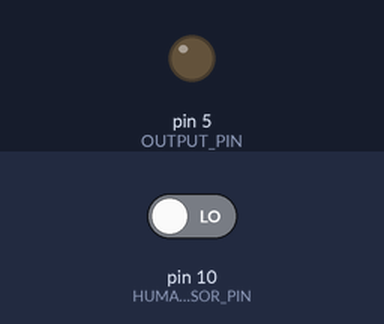
Bench run of a sketch on a simulated Arduino Uno, built with avr-gcc and run on an emulated ATmega328P. Shown: output pins drawn as LEDs (lit = HIGH). The inputs (shaded band) are chosen by the test bench; at power-on: pin 10 (HUMAN_SENSOR_PIN) LOW. What the sketch prints to the serial monitor is not drawn.

Above: at 2.8 s.
2.9 s: pin 10 (HUMAN_SENSOR_PIN) driven HIGH
At 3.3 s:
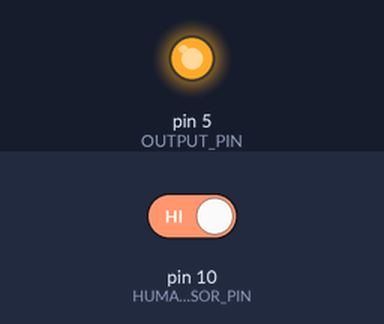
4.5 s: pin 10 (HUMAN_SENSOR_PIN) driven LOW
At 6.2 s:
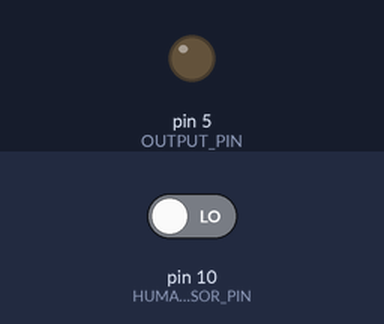
Timing chart, 0 to 7.7 s (numbered marks = the images above; inputs shaded):
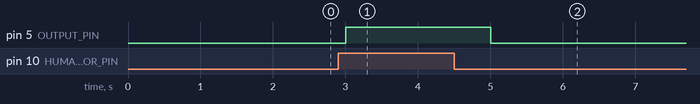

Measured:
- after the input at 2.9 s, pin 5 (OUTPUT_PIN): LOW → HIGH after 0.10 s
- after the input at 4.5 s, pin 5 (OUTPUT_PIN): HIGH → LOW after 0.51 s

The sketch:

c3_pir_v2.ino
```cpp
// 引脚定义
#define HUMAN_SENSOR_PIN  10  // 人体传感器输入引脚改为GPIO10
#define OUTPUT_PIN        5   // 控制输出引脚GPIO5

// 计时变量
bool isHumanDetected = false;

void setup() {
  Serial.begin(115200);
  pinMode(HUMAN_SENSOR_PIN, INPUT);
  pinMode(OUTPUT_PIN, OUTPUT);

  // 初始输出低电平
  digitalWrite(OUTPUT_PIN, LOW);
}

void loop() {
  Serial.println("");
  int sensorVal = digitalRead(HUMAN_SENSOR_PIN);
  Serial.print(">>> PIR检测的值为:");
  Serial.println(sensorVal);

  // 检测到有人
  if (sensorVal == HIGH) {
    Serial.println("高电平...");
    isHumanDetected = true;
    digitalWrite(OUTPUT_PIN, HIGH);
  }
  else { // 无人状态判断延时
    Serial.println("低电平，");
    if (isHumanDetected) {
      // 已经离开超过5秒
      Serial.println("低电平111111111......");
      digitalWrite(OUTPUT_PIN, LOW);
      isHumanDetected = false;
    }
  }

  // 串口调试输出
  Serial.print("传感器值: ");
  Serial.print(sensorVal);
  Serial.print(" | 输出电平: ");
  Serial.println(digitalRead(OUTPUT_PIN));
  delay(1000);
}
```
